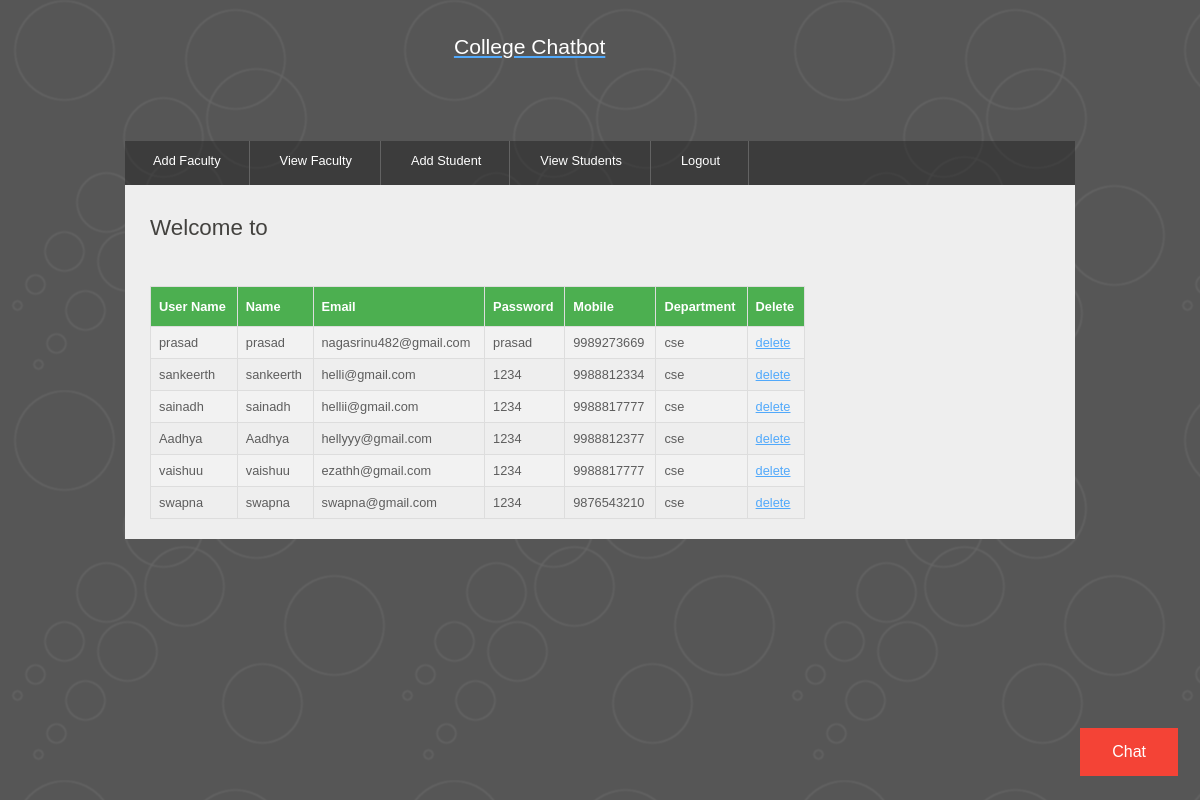
The app's page /getfacultys/ with its own data.
### chatbot/models.py (models this page shows)
class FacultyModel(Model):
    username=models.CharField(max_length=50)
    name=models.CharField(max_length=50)
    password=models.CharField(max_length=50)
    email=models.CharField(max_length=50)
    mobile=models.CharField(max_length=50)
    department=models.CharField(max_length=50)

### chatbot/views.py (the view)
# urls.py: path('getfacultys/',getfacultys,name='regaction'),
def getfacultys(request):
    return render(request, "facultys.html", {"facultys":FacultyModel.objects.all()})

### templates/facultys.html (shortened to what this page needs)
{% load  static%}
<!DOCTYPE HTML>
<html>
<head>
<link rel="stylesheet" type="text/css" href="{% static 'style/style.css'%}" title="style" />
</head>
<body>
	<div id="main">
		<div id="header">
			<div id="logo">
				<div id="logo_text" align="center">
					<h3>
						<a href="#"><font color="white">College Chatbot</font></a>
					</h3>
					<br/><br/>
				</div>
			</div>
			<div id="menubar">
				<ul id="menu">
                    <li><a href="/facultyregistration">Add Faculty</a></li>
                    <li><a href="/getfacultys">View Faculty</a></li>
                    <li><a href="/studentregistration">Add Student</a></li>
                    <li><a href="/getstudents">View Students</a></li>
                    <li><a href="/logout">Logout</a></li>
				</ul>
			</div>
		</div>
		<div id="site_content">
            <div id="content">
				<h1>Welcome to  <strong>{{request.session.username}}</strong>{{form.non_field_errors}}</h1>
                <h1><strong>{{message}}</strong></h1>
                <table id="customers">
                  <tr>
                      <th>User Name</th>
                      <th>Name</th>
                      <th>Email</th>
                      <th>Password</th>
                      <th>Mobile</th>
                      <th>Department</th>
                      <th>Delete</th>
                  </tr>
                    {% for user in facultys %}
                        <tr>
                            <td>{{ user.username }}</td>
                            <td>{{ user.name }}</td>
                            <td>{{ user.email }}</td>
                            <td>{{ user.password }}</td>
                            <td>{{ user.mobile }}</td>
                            <td>{{ user.department }}</td>
                            <td><a href="/deletefaculty?facultyid={{ user.id }}">delete</a></td>
                        </tr>
                    {% endfor %}
                </table>
            </div>
        </div>
        <div class="chat-button-container">
          <a href="/chat">
            <button class="button button2">Chat</button>
          </a>
        </div>
	</div>
</body>
</html>

### static/style/style.css (style rules this page uses)
html { height: 100%; }
* { margin: 0; padding: 0; }
body { font: normal .80em 'trebuchet ms', arial, sans-serif; background: #646557 url(pattern.png) repeat fixed; color: #5D5D5D; }
h1, h2, h3, h4, h5, h6 { font: normal 175% 'century gothic', arial, sans-serif; color: #43423F; margin: 0 0 15px 0; padding: 5px 0 5px 0; }
h3 { font: normal 165% 'century gothic', arial, sans-serif; }
a, a:hover { background: transparent; outline: none; text-decoration: underline; color: #51A9FB; }
ul { margin: 2px 0 22px 17px; }
ul li { list-style-type: circle; margin: 0 0 6px 0; padding: 0 0 4px 5px; }
#main, #header, #logo, #menubar, #site_content, #footer { margin-left: auto; margin-right: auto; }
#main { width: 950px; margin: 20px auto; }
#header { width: 950px; height: 121px; }
#logo { width: 910px; position: relative; height: 100px; background: transparent; padding: 10px 0 10px 0; }
#menubar { height: 46px; width: 950px; margin: 1px auto 0 auto; background: transparent url(tab.png); }
ul#menu { float: left; margin: 0;padding: 0; }
ul#menu li { float: left; padding: 0 0 0 6px; list-style: none; margin: 0px 2px 0 0; }
ul#menu li a { font: normal 100% 'trebuchet ms', sans-serif; display: block; float: left; height: 27px; padding: 12px 28px 5px 22px; text-align: center; color: #FFF; border-right: 1px solid #636363; text-decoration: none; }
#site_content { width: 925px; overflow: hidden; margin: 44px auto 0 auto; padding: 10px 0 0 25px; background: #EEE; border-top: 0; border-bottom: 0; color: #5D5D5D; }
#content { text-align: left; width: 655px; padding: 15px 0 20px 0; margin: 0; }

### templates/facultys.html (style rules this page uses)
#customers { font-family: Arial, Helvetica, sans-serif; border-collapse: collapse; width: 100%; }
#customers td, #customers th { border: 1px solid #ddd; padding: 8px; }
#customers tr:nth-child(even) { background-color: #f2f2f2; }
#customers th { padding-top: 12px; padding-bottom: 12px; text-align: left; background-color: #4CAF50; color: white; }
.button { background-color: #f44336; border: none; color: white; padding: 15px 32px; text-align: center; text-decoration: none; display: inline-block; font-size: 16px; margin: 4px 2px; cursor: pointer; }
.chat-button-container { position: fixed; bottom: 20px; right: 20px; }

### records on screen
FacultyModel: username "prasad", name "prasad", email "nagasrinu482@gmail.com", password "prasad", mobile "9989273669", department "cse"
FacultyModel: username "sankeerth", name "sankeerth", email "helli@gmail.com", password "1234", mobile "9988812334", department "cse"
FacultyModel: username "sainadh", name "sainadh", email "hellii@gmail.com", password "1234", mobile "9988817777", department "cse"
FacultyModel: username "Aadhya", name "Aadhya", email "hellyyy@gmail.com", password "1234", mobile "9988812377", department "cse"
FacultyModel: username "vaishuu", name "vaishuu", email "ezathh@gmail.com", password "1234", mobile "9988817777", department "cse"
FacultyModel: username "swapna", name "swapna", email "swapna@gmail.com", password "1234", mobile "9876543210", department "cse"
